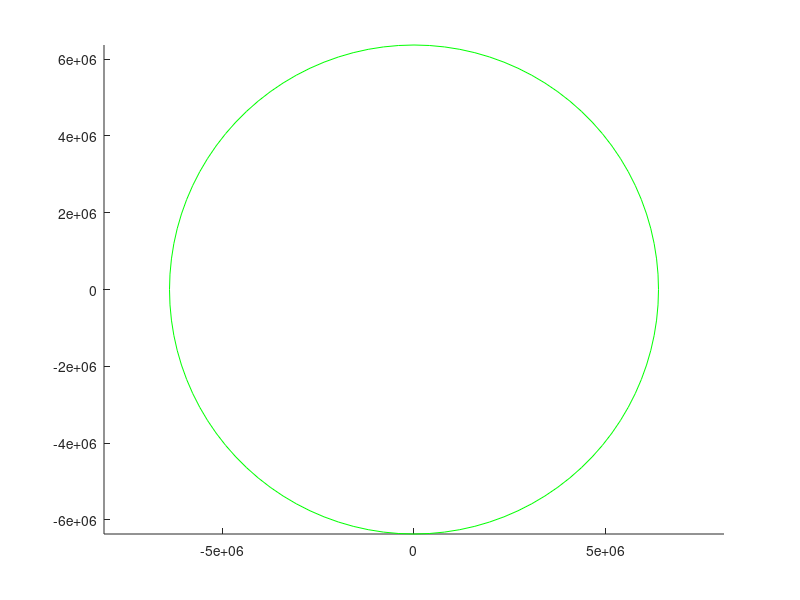

The MATLAB source for this figure: (Note: this script raises an error after producing the figure.)
%% Set some shit up
clf
hold on
angleEnd = 70;
velocityEnd = 110;

%% Plot Earth
axis equal;
hold on
radiusEarth = 6371000;
th = 0:pi/50:2*pi;
xunit = radiusEarth * cos(th);
yunit = radiusEarth * sin(th);
plot(xunit, yunit, 'g');

%% Parameter Sweep
for i = 1:angleEnd
    angle = i + 9;
    disp(i/(angleEnd)*100);

    for j = 1:velocityEnd
        velocity = j*4000000;
        
        h = orbitFirstCut2(angle, velocity);
        
        X(i, j) = h(1); 
        Y(i, j) = h(2); 
        
        hold on;
        plot(X(i,j), Y(i,j), '*'); 
    end
end

%% PLOT EARTH AGAAAAAAIN
        
hold on
radiusEarth = 6371000;
th = 0:pi/50:2*pi;
xunit = radiusEarth * cos(th);
yunit = radiusEarth * sin(th);
plot(xunit, yunit, 'g');
axis([-8e+6 8e+6 -8e+6 8e+6])
        
